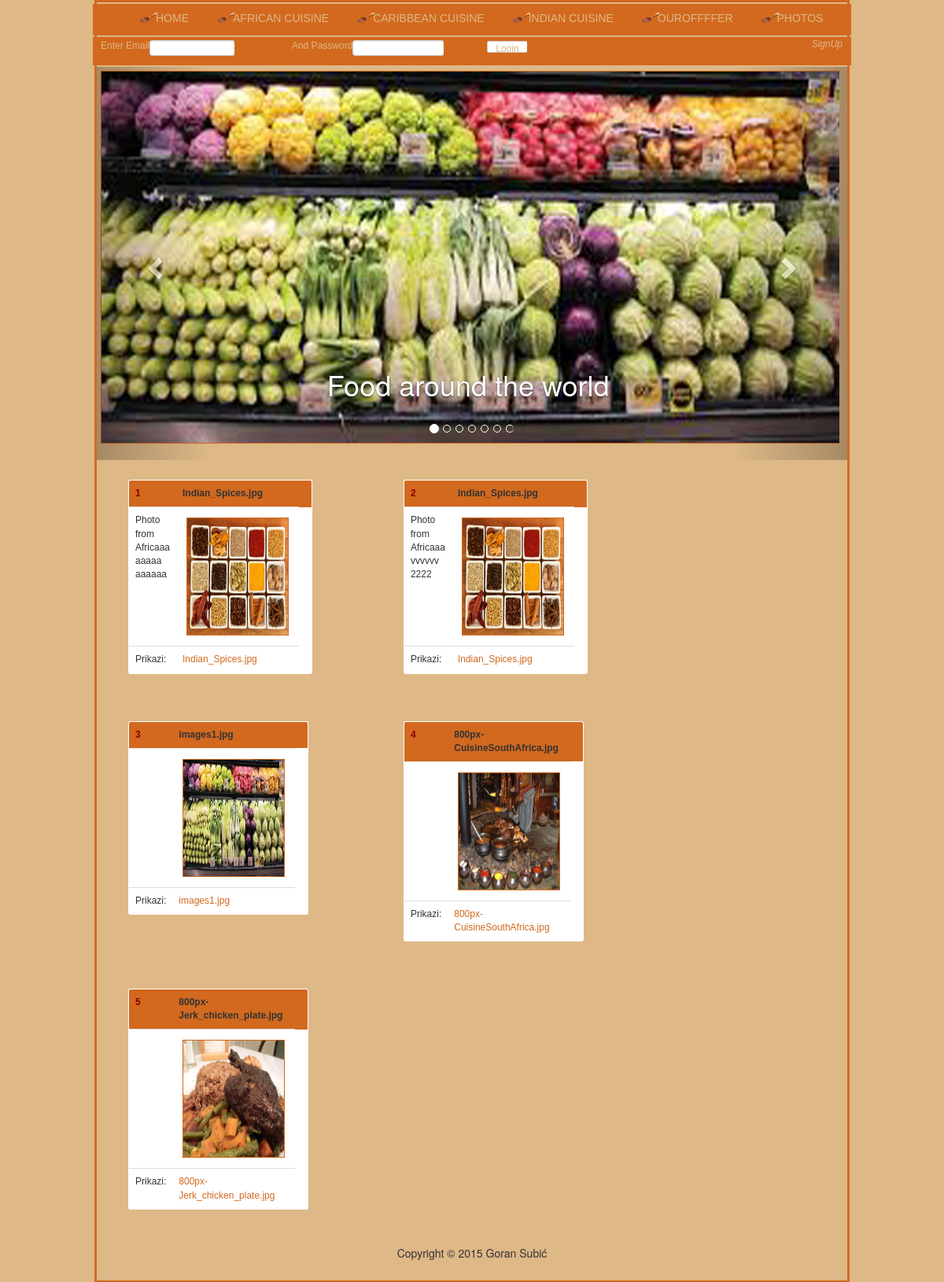
Screenshot of /showPhotoItems.php with the database file from the repository.
### tables this page shows
CREATE TABLE IF NOT EXISTS `photo` (
  `id` int(11) NOT NULL,
  `title` varchar(250) NOT NULL,
  `description` varchar(250) NOT NULL,
  `is_item` tinyint(1) DEFAULT NULL,
  `is_photo` tinyint(1) DEFAULT NULL
);

### class/PhotoDAO.php (called while the page is built, shortened)
<?php
class PhotoDAO {
    public function showPhotoItems(){
        $dbConn = new DbConnection();
        $connection = $dbConn->connectToDB();
        $sql = "SELECT * FROM photo WHERE is_item = 1;";
        if (!$results = $connection->query($sql)){
            die('Ne mogu da izvrsim upit zbog ['. $connection->error
                . "]");
        }
        return $results;
    }
}

### showPhotoItems.php (the view, shortened to what this page needs)
<?php
include "header.php";
include "class/PhotoDAO.php";
$photoDao = new PhotoDAO();
$showPhotos = $photoDao->showPhotoItems();
?>
<div class="main container-fluid">
        <?php WHILE($row = $showPhotos->fetch_assoc()){ ?>
            <div class="secolPhoto">
                <table class="table datagrid" style="width: 25%">
                    <tr style="background-color: chocolate">
                        <th style="width: 25%"><?php echo "<a style='color:darkred' href='showPhoto.php?photoid={$row['id']}'> ".$row['id']."</a>"; ?></th>
                        <th style="width: 75%"><?php echo $row['title'] ?></th>
                        <th></th>
                    </tr>
                     <tr>
                         <td style="width: 50%"><?php echo $row['description'] ?></td>
                         <td style="width: 50%"><a href="<?php echo "showPhoto.php?photoid={$row['id']}";  ?>"><img src="/smart2015/smart-restoran/photo/user/<?php echo $row['title']; ?>" alt="Photo"></a> </td>
                    </tr>
                    <tfoot>
                        <td style="width: 25%">Prikazi:</td>
                        <td style="width: 75%"><a href="showPhoto.php?photoid=<?php echo $row['id']; ?>"><?php echo $row['title']; ?></a></td>
                    </tfoot>
                </table>
            </div>
        <?php } ?>
    </div>
</div>
<?php
    include "footer.php";
?>

### header.php (shortened to what this page needs)
<!DOCTYPE html>
<html>
<head lang="en">
    <link rel="stylesheet" href="http://maxcdn.bootstrapcdn.com/bootstrap/3.3.4/css/bootstrap.min.css">
    <link type="text/css" rel="stylesheet" href="style.css">
</head>
<body>
<div class="wrapper">
    <div class="nav">
        <ul>
            <li class="uli menu"><a href="index.php">Home</a></li>
            <li class="uli menu"><a href="african.php">African cuisine</a></li>
            <li class="uli menu"><a href="caribbean.php">Caribbean cuisine</a></li>
            <li class="uli menu"><a href="indian.php">Indian cuisine</a></li>
            <li class="uli menu"><a href="ouroffer.php">OurOffffer</a></li>
            <li class="uli menu"><a href="showPhotoItems.php">Photos</a></li>
        </ul>
    </div>
    <div class="nav">
        <form action="login.php" method="post" name="login" class="form-inline">
            <div class="form-group">
                <label for="loginemail" class="login">Enter Email <input type="text" name="email" required="" id="loginemail" class="form-control login" style="width: 50%; height: 20px;" /></label>
            </div>
            <div class="form-group">
                <label for="loginpass" class="login">And Password <input type="password" name="password" required="" id="loginpass" class="form-control login" style="width: 50%; height: 20px;"/></label>
            </div>
            <div class="form-group">
                <input onclick="return(submitlogin());" type="submit" name="submit" value="Login" class="btn btn-default btn-xs login" />
            </div>
                <a href="registration.php" style="color: #deb887" class='login loglink'>SignUp</a>
        </form>
    </div>
<div id="myCarousel" class="carousel slide" data-ride="carousel">
    <ol class="carousel-indicators">
        <li data-target="#myCarousel" data-slide-to="0" class="active"></li>
        <li data-target="#myCarousel" data-slide-to="1"></li>
        <li data-target="#myCarousel" data-slide-to="2"></li>
        <li data-target="#myCarousel" data-slide-to="3"></li>
        <li data-target="#myCarousel" data-slide-to="4"></li>
        <li data-target="#myCarousel" data-slide-to="5"></li>
        <li data-target="#myCarousel" data-slide-to="6"></li>
    </ol>
    <div class="carousel-inner" role="listbox">
        <div class="item active">
            <img src="img/480-Cuisine1.jpg" alt="Food">
            <div class="carousel-caption">
                <h1>Food around the world</h1>
            </div>
        </div>
    </div>
    <a class="left carousel-control" href="#myCarousel" role="button" data-slide="prev">
        <span class="glyphicon glyphicon-chevron-left" aria-hidden="true"></span>
    </a>
    <a class="right carousel-control" href="#myCarousel" role="button" data-slide="next">
        <span class="glyphicon glyphicon-chevron-right" aria-hidden="true"></span>
    </a>
</div>

### footer.php (shortened to what this page needs)
<div id="footer">
        <div class="copyright">
            <p>Copyright &copy; 2015 Goran Subić </p>
        </div>
</div>

### style.css (style rules this page uses)
body { width: 960px; margin: auto; background-color: #deb887; border: solid chocolate; }
.nav { margin: 2px -5px; background-color: chocolate; }
.main { margin: 5px; }
.secolPhoto { padding: 5px; margin: 15px; float: left; width: 35%; }
ul { overflow: auto; list-style-type: none; }
.uli { display: inline-flex; padding-top: 10px; padding-left: 20px; padding-right: 15px; height: 30px; float: left; margin-right: 0px; border-right: 1px solid chocolate; }
li.uli::before { content:url(img/spoon.png); width: 20px; height: 20px; display:block; float: left; }
li:last-child { border-right: none; }
.menu { text-decoration: none; color: #deb887; font: 14px Helvetica, Verdana, sans-serif; text-transform: uppercase; }
a { color: chocolate; }
.menu a { color: #deb887; }
.login { display: inline-flex; padding-top: 2px; padding-left: 10px; padding-right: 10px; padding-bottom: 2px; height: 15px; margin-right: 0px; border-right: 1px solid chocolate; font: 12px Helvetica, Verdana, sans-serif; color: #deb887; }
.loglink { float: right; text-decoration: none; font: 12px Helvetica, Verdana, sans-serif; font-style: italic; }
img { height: 150px; width: 130px; align: left; margin: 5px; border: 1px ridge chocolate; }
.carousel-inner { height: 500px; width: 99%; background-color: #deb887; }
.carousel-inner .item { overflow: hidden; max-width: 100%; max-height: 100%; }
.carousel-inner .item img { width: 100%; min-height: 100%; max-height: none; }
#footer { margin: 0px auto; padding-bottom: 15px; width: 850px; position: relative; text-align: center; }
.datagrid { font: normal 12px/150% Arial, Helvetica, sans-serif; background: #fff; overflow: hidden; border: 1px solid #A65B1A; -webkit-border-radius: 3px; -moz-border-radius: 3px; border-radius: 3px; }

### rows the page displays
photo: id "1", title "Indian_Spices.jpg", description "Photo from Africaaa aaaaa aaaaaa", title (picture)
photo: id "2", title "Indian_Spices.jpg", description "Photo from Africaaa vvvvvv 2222", title (picture)
photo: id "3", title "images1.jpg", title (picture)
photo: id "4", title "800px-CuisineSouthAfrica.jpg", title (picture)
photo: id "5", title "800px-Jerk_chicken_plate.jpg", title (picture)
